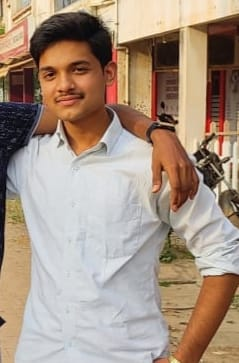
#> input picture Images/IMG-20211224-WA0039.jpg, 239 x 363 px, given in place of the camera
$ python FaceSketch.py
#> lines starting #> are read from the running program, lines starting #| are printed output that depends on the picture
#> further down, frame is the input picture: shape (363, 239, 3); mean B, G, R 131.3, 147.3, 167.1
'''
Made By :
Akshat Pandey - F07
Abhishek Pandey - F04
Apurv Singh - F15
Namshit Manikpuri - F33
'''

import cv2
import numpy as np
def sketch(image):
     img_gray=cv2.cvtColor(image,cv2.COLOR_BGR2GRAY)
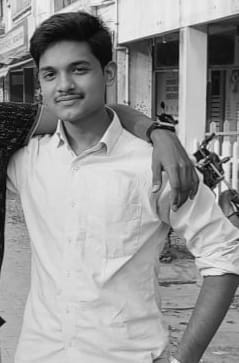
#> img_gray: shape (363, 239); min 1, max 248, mean 151.4
     img_gray_blur=cv2.GaussianBlur(img_gray,(5,5),0)
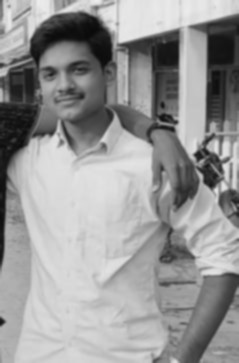
#> img_gray_blur: shape (363, 239); min 9, max 236, mean 151.4
     canny_edge=cv2.Canny(img_gray_blur,10,70)
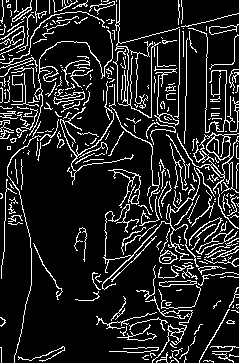
#> canny_edge: shape (363, 239); 13.6% white in thin lines or dots
     ret, mask=cv2.threshold(canny_edge,70,255,cv2.THRESH_BINARY_INV)
#> mask: shape (363, 239); 86.4% white; black in thin lines or dots
     return mask

cap=cv2.VideoCapture(0)
while True:
     ret, frame = cap.read()
     cv2.imshow('Our Live Sketcher', sketch(frame))
     if cv2.waitKey(1)==13:
#> (key Esc is pressed here)
          break

cap.release()
cv2.destroyAllWindows()
